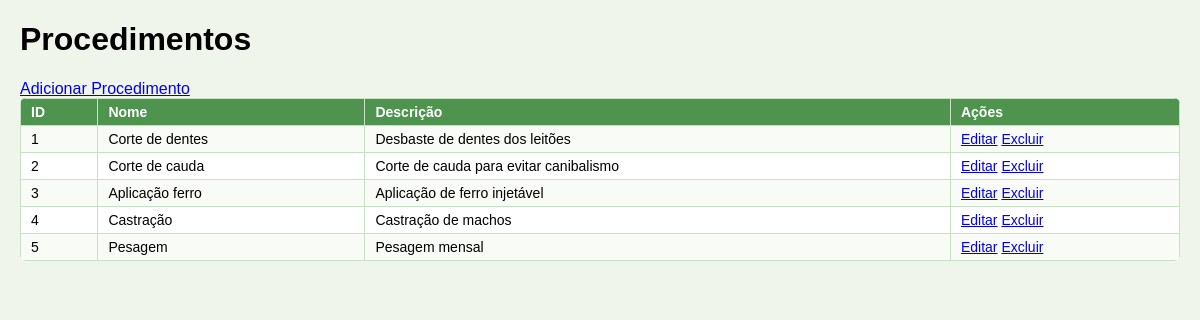
The page /admin/manejos/procedimentos/procedimentos.php on the database its author committed.
### tables this page shows
CREATE TABLE procedimentos (
  id INT AUTO_INCREMENT PRIMARY KEY,
  nome VARCHAR(50),
  descricao TEXT,
  usuario_id INT,
  data_acao DATETIME,
  FOREIGN KEY (usuario_id) REFERENCES usuarios(id)
);

### admin/manejos/procedimentos/procedimentos.php (the view, shortened to what this page needs)
<?php
include("../../../database/conexao.php");
$sql = "SELECT * FROM procedimentos";
$result = $conn->query($sql);
?>
<!DOCTYPE html>
<html lang="pt-BR">
<head>
    <link rel="stylesheet" href="../../../assets/css/estilo.css">
</head>
<body>
    <h1>Procedimentos</h1>
    <a href="procedimentos_add.php">Adicionar Procedimento</a>
    <table>
        <tr>
            <th>ID</th>
            <th>Nome</th>
            <th>Descrição</th>
            <th>Ações</th>
        </tr>
        <?php while ($row = $result->fetch_assoc()): ?>
            <tr>
                <td><?php echo $row['id']; ?></td>
                <td><?php echo $row['nome']; ?></td>
                <td><?php echo $row['descricao']; ?></td>
                <td>
                    <a href="procedimentos_edit.php?id=<?php echo $row['id']; ?>">Editar</a>
                    <a href="delete_procedimentos.php?id=<?php echo $row['id']; ?>">Excluir</a>
                </td>
            </tr>
        <?php endwhile; ?>
    </table>
</body>
</html>

### assets/css/estilo.css (style rules this page uses)
:root { --verde-base: #4e944f; --verde-hover: #3b7a3f; --fundo-claro: #f0f5ec; --texto-claro: #ffffff; --borda: #c7e1c4; }
body { font-family: Arial, sans-serif; background-color: var(--fundo-claro); margin: 10px auto; max-width: 1300px; padding: 0 20px; }
table { width: 100%; border-collapse: collapse; background-color: var(--texto-claro); border-radius: 6px; overflow: hidden; }
th { background-color: var(--verde-base); color: var(--texto-claro); cursor: pointer; }
th, td { padding: 5px 10px; border: 1px solid var(--borda); text-align: left; font-size: 14px; }
tr:nth-child(even) { background-color: #f8fbf6; }

### rows shown on the page
procedimentos: id "1", nome "Corte de dentes", descricao "Desbaste de dentes dos leitões"
procedimentos: id "2", nome "Corte de cauda", descricao "Corte de cauda para evitar canibalismo"
procedimentos: id "3", nome "Aplicação ferro", descricao "Aplicação de ferro injetável"
procedimentos: id "4", nome "Castração", descricao "Castração de machos"
procedimentos: id "5", nome "Pesagem", descricao "Pesagem mensal"
